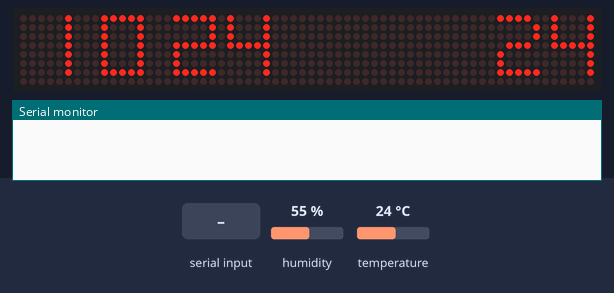
The sketch below on a simulated Arduino Mega 2560, built with avr-gcc and run on an emulated ATmega2560. On the bench: 64×8 LED matrix, the last lines printed to the serial monitor. The test bench sets the inputs (shaded band); at power-on: humidity 55 %, temperature 24 °C. The local clock reads 2024-03-15 10:24:30 at power-on unless the sketch sets it.

Above: at 1.25 s.
1.3 s: "brilho+" received over Serial
At 1.45 s:
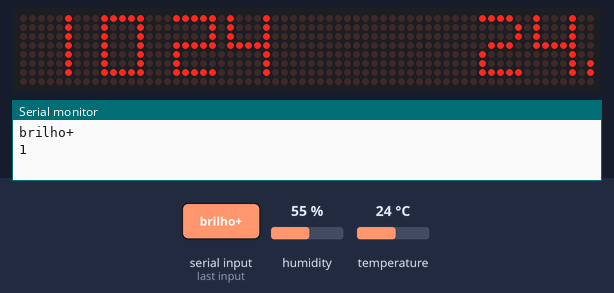
3.1 s: humidity set to 22 %
At 4.35 s:
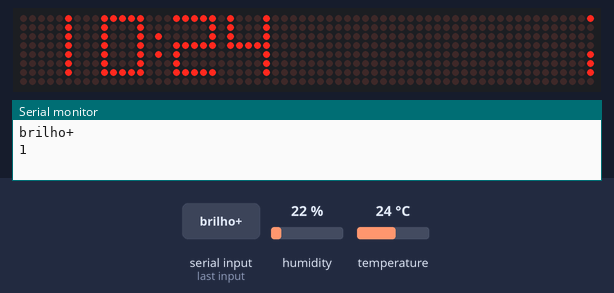
At 10.75 s:
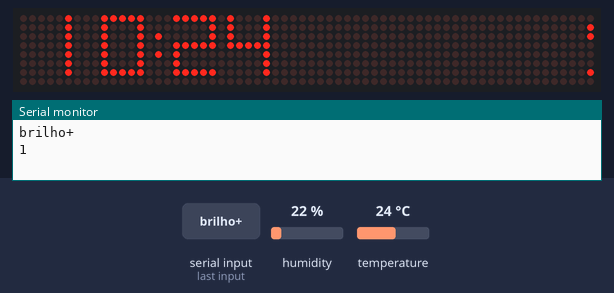

The sketch:

Parola_Zone_TimeMsg.ino
```cpp
// Program to demonstrate the MD_Parola library
//
// Display the time in one zone and other information scrolling through in
// another zone.
// - Time is shown in a user defined fixed width font
// - Scrolling text uses the default font
// - Temperature display uses user defined characters
// - Optional use of DS1307 module for time and DHT11 sensor for temp and humidity
// - DS1307 library (MD_DS1307) found at https://github.com/MajicDesigns/DS1307
// - DHT11 library (DHT11_lib) found at http://arduino.cc/playground/Main/DHT11Lib
//
// NOTE: MD_MAX72xx library must be installed and configured for the LED
// matrix type being used. Refer documentation included in the MD_MAX72xx
// library or see this link:
// https://majicdesigns.github.io/MD_MAX72XX/page_hardware.html
//


int brilhoLed = 0;
String cmd = "";
bool debugControle = true;


// Use the DHT11 temp and humidity sensor
#define USE_DHT11 1

// Use the DS1307 clock module
#define USE_DS1307 1

// Header file includes
#include <MD_Parola.h>
#include <MD_MAX72xx.h>
#include <SPI.h>

#include "Font_Data.h"

// Define the number of devices we have in the chain and the hardware interface
// NOTE: These pin numbers will probably not work with your hardware and may
// need to be adapted

#define MAX_DEVICES 8
#define CLK_PIN   52//13
#define DATA_PIN  51//11
#define CS_PIN    53//10


#if USE_DHT11
#include <dht11.h>

#define DHT11_PIN 2

dht11 DHT11;
#endif

#if USE_DS1307
#include <MD_DS1307.h>
#include <Wire.h>
#endif

// Hardware SPI connection
MD_Parola P = MD_Parola(CS_PIN, MAX_DEVICES);
// Arbitrary output pins
// MD_Parola P = MD_Parola(DATA_PIN, CLK_PIN, CS_PIN, MAX_DEVICES);

#define SPEED_TIME  100
#define PAUSE_TIME  0

#define MAX_MESG  30

// Turn on debug statements to the serial output
#define DEBUG 0

// Global variables
char szTime[9];    // mm:ss\0
char szMesg[MAX_MESG+1] = "";

uint8_t degC[] = { 6, 3, 3, 56, 68, 68, 68 }; // Deg C
uint8_t degF[] = { 6, 3, 3, 124, 20, 20, 4 }; // Deg F

char *mon2str(uint8_t mon, char *psz, uint8_t len)
// Get a label from PROGMEM into a char array
{
  static const char str[][4] PROGMEM =
  {
    "Jan", "Fev", "Mar", "Abr", "Mai", "Jun",
    "Jul", "Ago", "Set", "Out", "Nov", "Dez"
  };

  *psz = '\0';
  mon--;
  if (mon < 12)
  {
    strncpy_P(psz, str[mon], len);
    psz[len] = '\0';
  }

  return(psz);
}

char *dow2str(uint8_t code, char *psz, uint8_t len)
{
  static const char str[][10] PROGMEM =
  {
    "Domingo", "Segunda", "Terca", "Quarta",
    "Quinta", "Sexta", "Sabado"
  };

  *psz = '\0';
  code--;
  if (code < 7)
  {
    strncpy_P(psz, str[code], len);
    psz[len] = '\0';
  }

  return(psz);
}

void getTime(char *psz, bool f = true)
// Code for reading clock time
{
#if	USE_DS1307
  RTC.readTime();
  sprintf(psz, "%02d%c%02d", RTC.h, (f ? ':' : ' '), RTC.m);
#else
  uint16_t  h, m, s;

  s = millis()/1000;
  m = s/60;
  h = m/60;
  m %= 60;
  s %= 60;
  sprintf(psz, "%02d%c%02d", h, (f ? ':' : ' '), m);
#endif
}

void getDate(char *psz)
// Code for reading clock date
{
#if	USE_DS1307
  char  szBuf[10];

  RTC.readTime();
  sprintf(psz, "%d %s %04d", RTC.dd, mon2str(RTC.mm, szBuf, sizeof(szBuf)-1), RTC.yyyy);
#else
  strcpy(szMesg, "29 Feb 2016");
#endif
}

void setup(void)
{
  Serial.begin(9600);
  P.begin(2);
  P.setInvert(false);

  P.setZone(0, 0, MAX_DEVICES-5);
  P.setZone(1, MAX_DEVICES-4, MAX_DEVICES-1);
  P.setFont(1, numeric7Seg);

  P.displayZoneText(1, szTime, PA_CENTER, SPEED_TIME, PAUSE_TIME, PA_PRINT, PA_NO_EFFECT);
  P.displayZoneText(0, szMesg, PA_CENTER, SPEED_TIME, 0, PA_SCROLL_LEFT, PA_SCROLL_LEFT);

  P.addChar('$', degC);
  P.addChar('&', degF);

#if USE_DS1307
  RTC.control(DS1307_CLOCK_HALT, DS1307_OFF);
  RTC.control(DS1307_12H, DS1307_OFF);
#endif

  getTime(szTime);
}

void loop(void)
{


  /////// RECEBE SERIAL //-----------------------------------------------------------------------------------------------------------
  if(Serial.available() > 0) {
    while(Serial.available() > 0){
      cmd += char(Serial.read());
      delay(10);
    }
    Serial.println(cmd);
  }
  if (cmd.length() >0) {
    // switch debug

    if(cmd == "debug-on"){debugControle = true;}
    if(cmd == "debug-off"){debugControle = false;}


    if(cmd == "brilho+"){controleBrilho('+');}
    if(cmd == "brilho-"){controleBrilho('-');}


    cmd = "";
  }
  //-----------------------------------------------------------------------------------------------------------------------------


  static uint32_t lastTime = 0; // millis() memory
  static uint8_t  display = 0;  // current display mode
  static bool flasher = false;  // seconds passing flasher

  P.setIntensity(brilhoLed);
  P.displayAnimate();

  if (P.getZoneStatus(0))
  {
    switch (display)
    {
      case 0: // Temperature deg C
        P.setTextEffect(0, PA_SCROLL_LEFT, PA_SCROLL_UP_LEFT);
        display++;
#if USE_DHT11
        if (DHT11.read(DHT11_PIN) == 0)
        {
          dtostrf(DHT11.temperature, 3, 1, szMesg);
          strcat(szMesg, "$");
        }
#else
        strcpy(szMesg, "22.0$");
#endif
        break;


      case 1: // Relative Humidity
        P.setTextEffect(0, PA_SCROLL_LEFT, PA_SCROLL_LEFT);
        display++;
#if	USE_DHT11
        if (DHT11.read(DHT11_PIN) == 0)
        {
          dtostrf(DHT11.humidity, 3, 0, szMesg);
          strcat(szMesg, "% RH");
        }
#else
        strcpy(szMesg, "36 % RH");
#endif
        break;

      case 2: // day of week
        P.setTextEffect(0, PA_SCROLL_LEFT, PA_SCROLL_LEFT);
        display++;
#if	USE_DS1307
        dow2str(RTC.dow, szMesg, MAX_MESG);
#else
        dow2str(4, szMesg, MAX_MESG);
#endif
        break;

      default:  // Calendar
        P.setTextEffect(0, PA_SCROLL_LEFT, PA_SCROLL_LEFT);
        display = 0;
        getDate(szMesg);
        break;
    }

    P.displayReset(0);
  }

  // Finally, adjust the time string if we have to
  if (millis() - lastTime >= 1000)
  {
    lastTime = millis();
    getTime(szTime, flasher);
    flasher = !flasher;

    P.displayReset(1);
  }
}


void controleBrilho(char tipo){
  if(tipo == '+'){
      if(brilhoLed < 15){
        brilhoLed = brilhoLed + 1;
      }
      Serial.println(brilhoLed);
   }else if(tipo == '-'){
      if(brilhoLed >= 1){
        brilhoLed = brilhoLed - 1;
      }
      Serial.println(brilhoLed);
   }else{
     Serial.print("Caiu no else: ");
     Serial.println(tipo);
   }

}
```

Font_Data.h
```cpp
// Data file for user example user defined fonts
#ifndef FONTDATA_H
#define FONTDATA_H

MD_MAX72XX::fontType_t numeric7Seg[] PROGMEM =
{
	0,		// 0
	0,		// 1
	0,		// 2
	0,		// 3
	0,		// 4
	0,		// 5
	0,		// 6
	0,		// 7
	0,		// 8
	0,		// 9
	0,		// 10
	0,		// 11
	0,		// 12
	0,		// 13
	0,		// 14
	0,		// 15
	0,		// 16
	0,		// 17
	0,		// 18
	0,		// 19
	0,		// 20
	0,		// 21
	0,		// 22
	0,		// 23
	0,		// 24
	0,		// 25
	0,		// 26
	0,		// 27
	0,		// 28
	0,		// 29
	0,		// 30
	0,		// 31
	1, 0,		// 32 - 'Space'
	0,		// 33 - '!'
	0,		// 34 - '"'
	0,		// 35 - '#'
	0,  	// 36 - '$'
	0,		// 37 - '%'
	0,		// 38 - '&'
	0,		// 39 - '''
	0,		// 40 - '('
	0,		// 41 - ')'
	0,		// 42 - '*'
	0,		// 43 - '+'
	0,		// 44 - ','
	0,		// 45 - '-'
	1, 64,		// 46 - '.'
	0,		// 47 - '/'
	5, 127, 65, 65, 65, 127,	// 48 - '0'
	5, 0, 0, 127, 0, 0,			// 49 - '1'
	5, 121, 73, 73, 73, 79,		// 50 - '2'
	5, 73, 73, 73, 73, 127,		// 51 - '3'
	5, 15, 8, 8, 8, 127,		// 52 - '4'
	5, 79, 73, 73, 73, 121,		// 53 - '5'
	5, 127, 73, 73, 73, 121,	// 54 - '6'
	5, 1, 1, 1, 1, 127, 		// 55 - '7'
	5, 127, 73, 73, 73, 127,	// 56 - '8'
	5, 79, 73, 73, 73, 127, 	// 57 - '9'
	1, 20,		// 58 - ':'
	0,		// 59 - ';'
	0,		// 60 - '<'
	0,		// 61 - '='
	0,		// 62 - '>'
	0,		// 63 - '?'
	0,		// 64 - '@'
	5, 127, 9, 9, 9, 127,		// 65 - 'A'
	5, 127, 73, 73, 73, 54,		// 66 - 'B'
	5, 127, 65, 65, 65, 65,		// 67 - 'C'
	5, 127, 65, 65, 65, 62,		// 68 - 'D'
	5, 127, 73, 73, 73, 73,		// 69 - 'E'
	5, 127, 9, 9, 9, 9,			// 70 - 'F'
	0,		// 71 - 'G'
	0,		// 72 - 'H'
	0,		// 73 - 'I'
	0,		// 74 - 'J'
	0,		// 75 - 'K'
	0,		// 76 - 'L'
	0,		// 77 - 'M'
	0,		// 78 - 'N'
	0,		// 79 - 'O'
	0,		// 80 - 'P'
	0,		// 81 - 'Q'
	0,		// 82 - 'R'
	0,		// 83 - 'S'
	0,		// 84 - 'T'
	0,		// 85 - 'U'
	0,		// 86 - 'V'
	0,		// 87 - 'W'
	0,		// 88 - 'X'
	0,		// 89 - 'Y'
	0,		// 90 - 'Z'
	0,		// 91 - '['
	0,		// 92 - '\'
	0,		// 93 - ']'
	0,		// 94 - '^'
	0,		// 95 - '_'
	0,		// 96 - '`'
	5, 127, 9, 9, 9, 127,		// 97 - 'a'
	5, 127, 73, 73, 73, 54,		// 98 - 'b'
	5, 127, 65, 65, 65, 65,		// 99 - 'c'
	5, 127, 65, 65, 65, 62,		// 100 - 'd'
	5, 127, 73, 73, 73, 73,		// 101 - 'e'
	5, 127, 9, 9, 9, 9, 		// 102 - 'f'
	0,		// 103 - 'g'
	0,		// 104 - 'h'
	0,		// 105 - 'i'
	0,		// 106 - 'j'
	0,		// 107 - 'k'
	0,		// 108 - 'l'
	0,		// 109 - 'm'
	0,		// 110 - 'n'
	0,		// 111 - 'o'
	0,		// 112 - 'p'
	0,		// 113 - 'q'
	0,		// 114 - 'r'
	0,		// 115 - 's'
	0,		// 116 - 't'
	0,		// 117 - 'u'
	0,		// 118 - 'v'
	0,		// 119 - 'w'
	0,		// 120 - 'x'
	0,		// 121 - 'y'
	0,		// 122 - 'z'
	0,		// 123 - '{'
	1, 127,		// 124 - '|'
	0,		// 125
	0,		// 126
	0,		// 127
	0,		// 128
	0,		// 129
	0,		// 130
	0,		// 131
	0,		// 132
	0,		// 133
	0,		// 134
	0,		// 135
	0,		// 136
	0,		// 137
	0,		// 138
	0,		// 139
	0,		// 140
	0,		// 141
	0,		// 142
	0,		// 143
	0,		// 144
	0,		// 145
	0,		// 146
	0,		// 147
	0,		// 148
	0,		// 149
	0,		// 150
	0,		// 151
	0,		// 152
	0,		// 153
	0,		// 154
	0,		// 155
	0,		// 156
	0,		// 157
	0,		// 158
	0,		// 159
	0,		// 160
	0,		// 161
	0,		// 162
	0,		// 163
	0,		// 164
	0,		// 165
	0,		// 166
	0,		// 167
	0,		// 168
	0,		// 169
	0,		// 170
	0,		// 171
	0,		// 172
	0,		// 173
	0,		// 174
	0,		// 175
	0,		// 176
	0,		// 177
	0,		// 178
	0,		// 179
	0,		// 180
	0,		// 181
	0,		// 182
	0,		// 183
	0,		// 184
	0,		// 185
	0,		// 186
	0,		// 187
	0,		// 188
	0,		// 189
	0,		// 190
	0,		// 191
	0,		// 192
	0,		// 193
	0,		// 194
	0,		// 195
	0,		// 196
	0,		// 197
	0,		// 198
	0,		// 199
	0,		// 200
	0,		// 201
	0,		// 202
	0,		// 203
	0,		// 204
	0,		// 205
	0,		// 206
	0,		// 207
	0,		// 208
	0,		// 209
	0,		// 210
	0,		// 211
	0,		// 212
	0,		// 213
	0,		// 214
	0,		// 215
	0,		// 216
	0,		// 217
	0,		// 218
	0,		// 219
	0,		// 220
	0,		// 221
	0,		// 222
	0,		// 223
	0,		// 224
	0,		// 225
	0,		// 226
	0,		// 227
	0,		// 228
	0,		// 229
	0,		// 230
	0,		// 231
	0,		// 232
	0,		// 233
	0,		// 234
	0,		// 235
	0,		// 236
	0,		// 237
	0,		// 238
	0,		// 239
	0,		// 240
	0,		// 241
	0,		// 242
	0,		// 243
	0,		// 244
	0,		// 245
	0,		// 246
	0,		// 247
	0,		// 248
	0,		// 249
	0,		// 250
	0,		// 251
	0,		// 252
	0,		// 253
	0,		// 254
	0,		// 255
};

#endif
```
